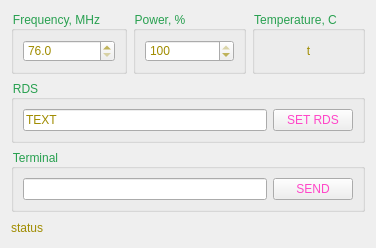
<?xml version="1.0" encoding="UTF-8"?>
<ui version="4.0">
 <class>Form</class>
 <widget class="QWidget" name="Form">
  <property name="geometry">
   <rect>
    <x>0</x>
    <y>0</y>
    <width>376</width>
    <height>248</height>
   </rect>
  </property>
  <property name="windowTitle">
   <string>FM</string>
  </property>
  <property name="autoFillBackground">
   <bool>false</bool>
  </property>
  <property name="styleSheet">
   <string notr="true">font: 75 12pt &quot;Arial&quot;;
color: rgb(40, 160, 80);

</string>
  </property>
  <layout class="QVBoxLayout" name="verticalLayout">
   <item>
    <layout class="QHBoxLayout" name="horizontalLayout">
     <item>
      <widget class="QGroupBox" name="groupBoxFreq">
       <property name="styleSheet">
        <string notr="true"/>
       </property>
       <property name="title">
        <string>Frequency, MHz</string>
       </property>
       <layout class="QVBoxLayout" name="verticalLayout_2">
        <item>
         <widget class="QDoubleSpinBox" name="doubleSpinBoxFreq">
          <property name="styleSheet">
           <string notr="true">color: rgb(160, 140, 0);</string>
          </property>
          <property name="decimals">
           <number>1</number>
          </property>
          <property name="minimum">
           <double>76.000000000000000</double>
          </property>
          <property name="maximum">
           <double>108.000000000000000</double>
          </property>
          <property name="singleStep">
           <double>0.100000000000000</double>
          </property>
          <property name="value">
           <double>76.000000000000000</double>
          </property>
         </widget>
        </item>
       </layout>
      </widget>
     </item>
     <item>
      <widget class="QGroupBox" name="groupBoxPow">
       <property name="title">
        <string>Power, %</string>
       </property>
       <layout class="QVBoxLayout" name="verticalLayout_3">
        <item>
         <widget class="QDoubleSpinBox" name="doubleSpinBoxPow">
          <property name="styleSheet">
           <string notr="true">color: rgb(160, 140, 0);</string>
          </property>
          <property name="decimals">
           <number>0</number>
          </property>
          <property name="value">
           <double>100.000000000000000</double>
          </property>
         </widget>
        </item>
       </layout>
      </widget>
     </item>
     <item>
      <widget class="QGroupBox" name="groupBoxTemp">
       <property name="styleSheet">
        <string notr="true"/>
       </property>
       <property name="title">
        <string>Temperature, C</string>
       </property>
       <layout class="QVBoxLayout" name="verticalLayout_4">
        <item>
         <widget class="QLabel" name="labelTemp">
          <property name="styleSheet">
           <string notr="true">color: rgb(160, 140, 0);</string>
          </property>
          <property name="text">
           <string>t</string>
          </property>
          <property name="alignment">
           <set>Qt::AlignCenter</set>
          </property>
         </widget>
        </item>
       </layout>
      </widget>
     </item>
    </layout>
   </item>
   <item>
    <layout class="QHBoxLayout" name="horizontalLayout_2">
     <item>
      <widget class="QGroupBox" name="groupBoxRds">
       <property name="title">
        <string>RDS</string>
       </property>
       <layout class="QHBoxLayout" name="horizontalLayout_6">
        <item>
         <widget class="QLineEdit" name="lineEditRds">
          <property name="styleSheet">
           <string notr="true">color: rgb(160, 140, 0);</string>
          </property>
          <property name="text">
           <string>TEXT</string>
          </property>
         </widget>
        </item>
        <item>
         <widget class="QPushButton" name="pushButtonRds">
          <property name="styleSheet">
           <string notr="true">color: rgb(255, 70, 200);</string>
          </property>
          <property name="text">
           <string>SET RDS</string>
          </property>
         </widget>
        </item>
       </layout>
      </widget>
     </item>
    </layout>
   </item>
   <item>
    <layout class="QHBoxLayout" name="horizontalLayout_4">
     <item>
      <widget class="QGroupBox" name="groupBoxTerminal">
       <property name="title">
        <string>Terminal</string>
       </property>
       <layout class="QHBoxLayout" name="horizontalLayout_7">
        <item>
         <widget class="QLineEdit" name="lineEditTerminal">
          <property name="styleSheet">
           <string notr="true">color: rgb(160, 140, 0);</string>
          </property>
         </widget>
        </item>
        <item>
         <widget class="QPushButton" name="pushButtonTerminal">
          <property name="styleSheet">
           <string notr="true">color: rgb(255, 70, 200);</string>
          </property>
          <property name="text">
           <string>SEND</string>
          </property>
         </widget>
        </item>
       </layout>
      </widget>
     </item>
    </layout>
   </item>
   <item>
    <widget class="QLabel" name="labelStatus">
     <property name="styleSheet">
      <string notr="true">color: rgb(160, 140, 0);</string>
     </property>
     <property name="text">
      <string>status</string>
     </property>
    </widget>
   </item>
  </layout>
 </widget>
 <resources/>
 <connections/>
</ui>
